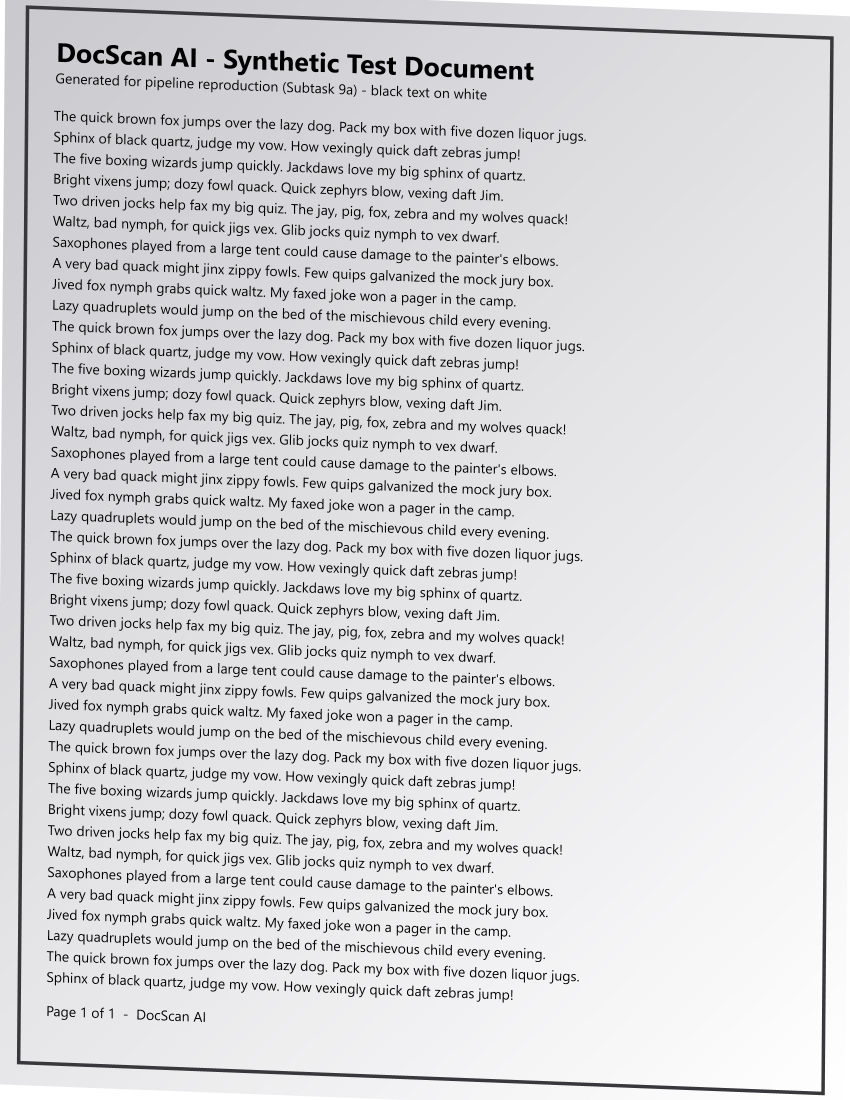
#> input picture app/src/main/assets/testdocs/test_page.jpg, 1700 x 2200 px (shown at 1/2 size)
$ python -i h48_sam_debug.py   (imports and definitions only)
#> lines starting #> are read from the running program, lines starting #| are printed output that depends on the picture; after the words box and inside, x2 and y2 are one past the last pixel; in counts of white or black regions, pixels touching at a corner belong together
#!/usr/bin/env python3
"""
H48b - why did SAM return the whole frame on the holdout?

The holdout photos are framed tightly on the book, so the standard "box prompt = whole frame"
gives SAM a box covering the entire scene and it segments the scene. The owner110 photos had
table margin around the book, which is why the same protocol worked there.

This prints, for a few photos:
  * the 3 SAM candidates for a full-frame box (area fraction + paper score);
  * the same for a centre box (60 % of the frame);
  * a model-free reference: Otsu-bright largest component's box and area.

Usage: python tooling\\h48_sam_debug.py --set holdout42 --images 20261115_192319,20261115_192403
"""
from __future__ import annotations

import argparse
import json
import sys
from pathlib import Path

import cv2
import numpy as np
from PIL import Image

sys.path.insert(0, str(Path(__file__).parent))
from h36_sam import SamOracle, paper_score  # noqa: E402


def otsu_box(gray: np.ndarray) -> tuple[tuple[int, int, int, int], float, bool]:
    """Bright region vs dark table. Returns box, area fraction, touches-frame."""
    h, w = gray.shape
#> h = 2200; w = 1700
    blur = cv2.GaussianBlur(gray, (0, 0), 3)
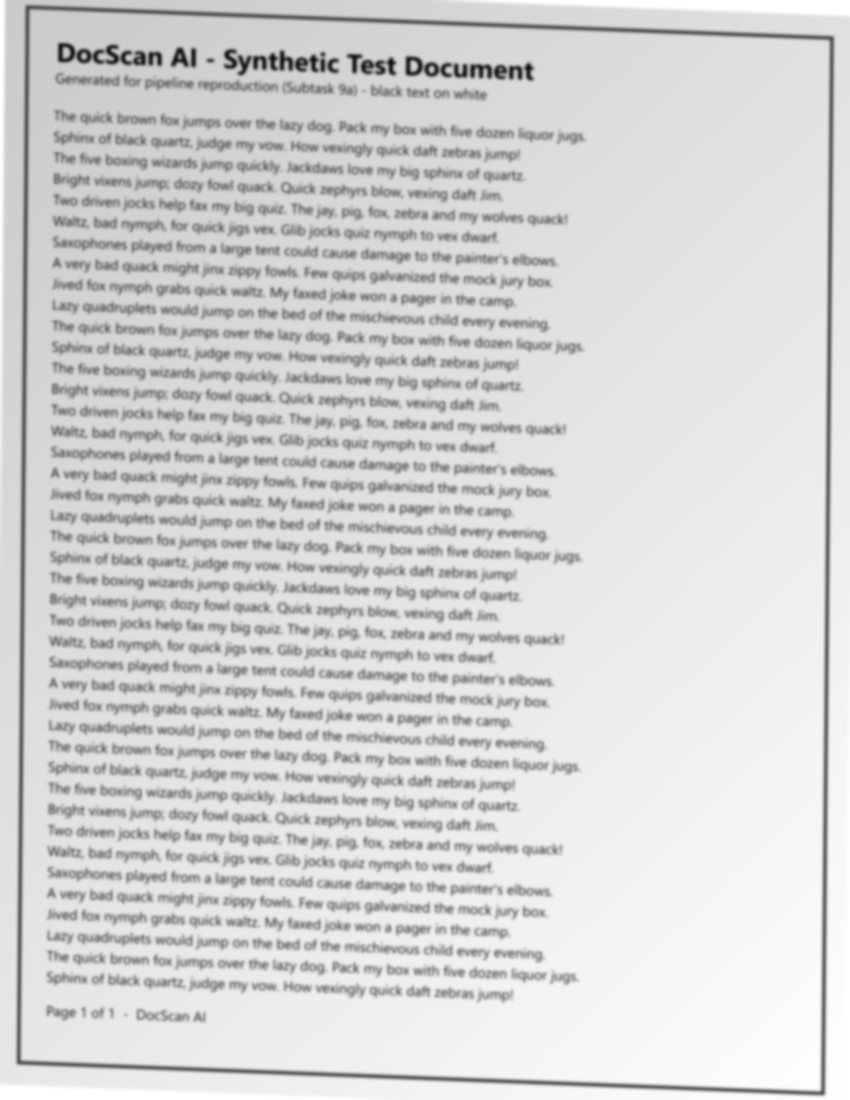
#> blur: shape (2200, 1700) (shown at 1/2 size); min 14, max 255, mean 213
    _, th = cv2.threshold(blur, 0, 255, cv2.THRESH_BINARY + cv2.THRESH_OTSU)
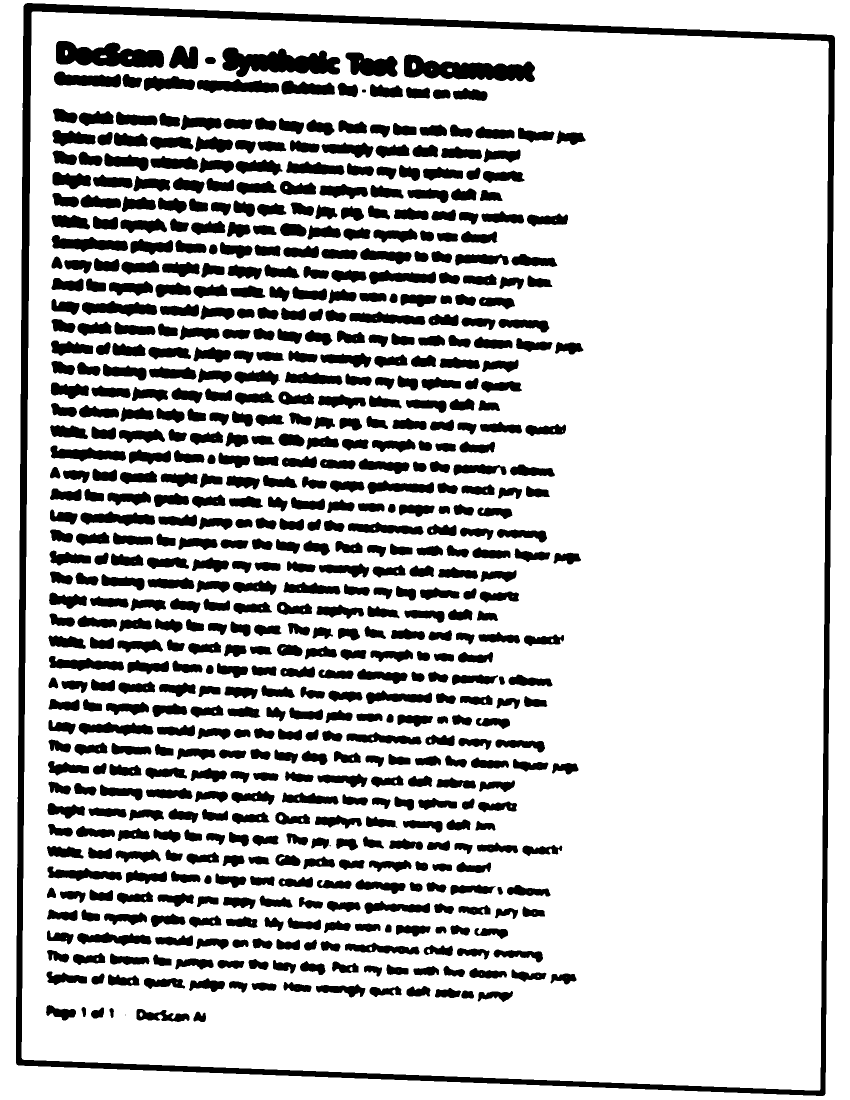
#> th: shape (2200, 1700) (shown at 1/2 size); 79.5% white; 627 black regions (2 under 20 px), largest, box (x1, y1, x2, y2) and area: (32, 6, 1670, 2192) 92515, (445, 95, 681, 154) 8621, (808, 109, 1070, 164) 8417
    th = cv2.morphologyEx(th, cv2.MORPH_CLOSE, np.ones((15, 15), np.uint8))
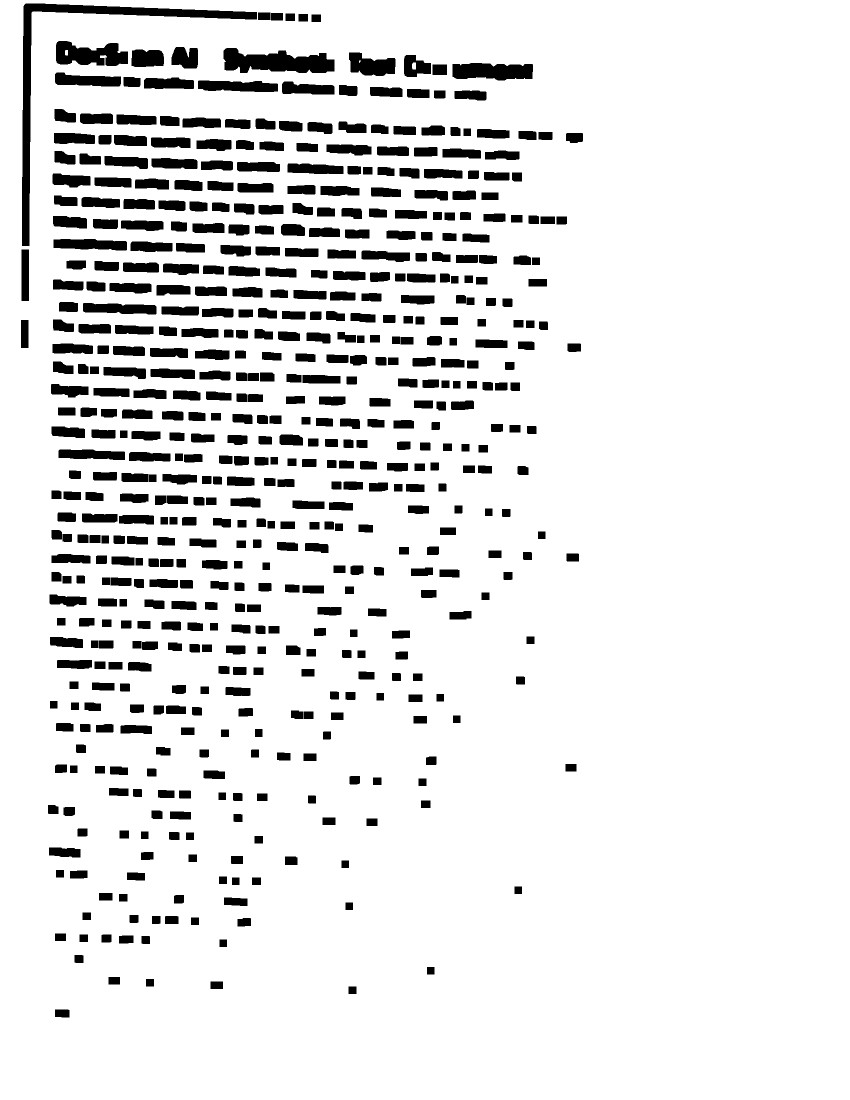
#> th: shape (2200, 1700) (shown at 1/2 size); 89.7% white; 568 black regions, largest, box (x1, y1, x2, y2) and area: (44, 7, 514, 492) 14609, (447, 96, 669, 146) 7543, (112, 82, 256, 132) 5023
    th = cv2.morphologyEx(th, cv2.MORPH_OPEN, np.ones((9, 9), np.uint8))
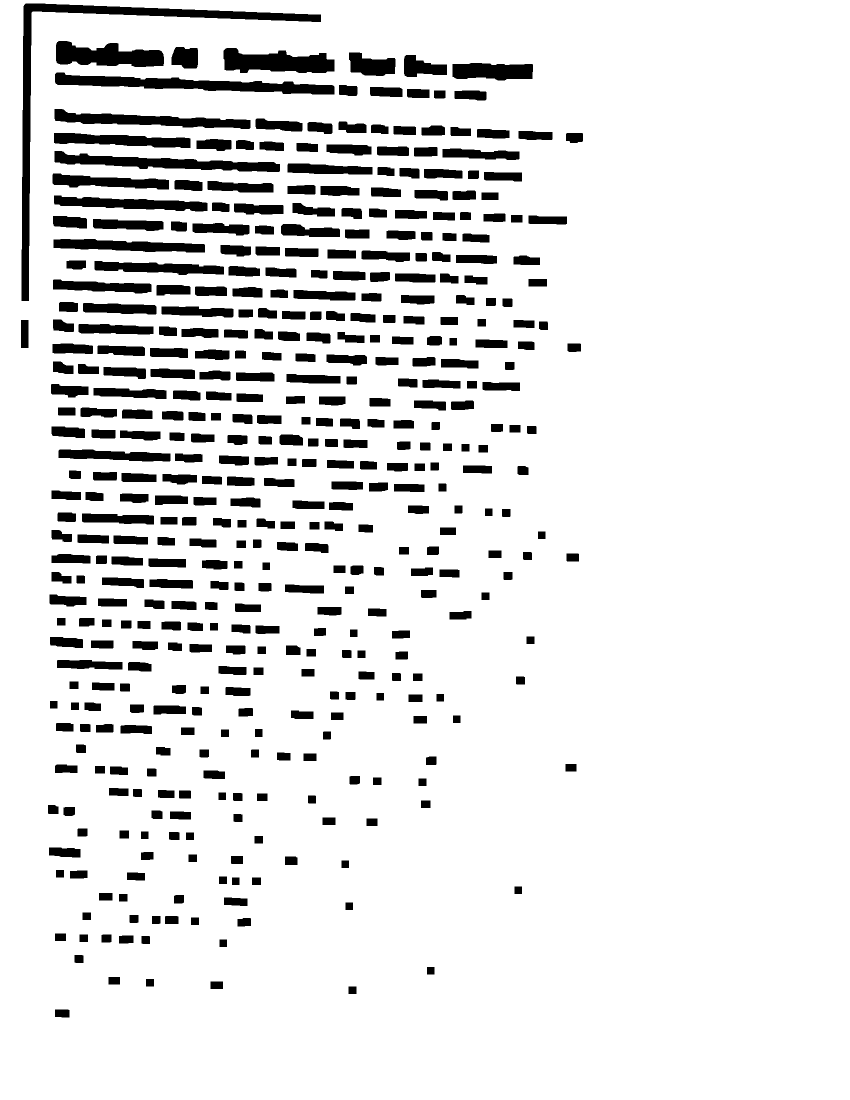
#> th: shape (2200, 1700) (shown at 1/2 size); 89.4% white; 439 black regions, largest, box (x1, y1, x2, y2) and area: (43, 7, 642, 602) 18150, (110, 145, 669, 189) 10884, (109, 302, 560, 344) 8430
    n, lab, stats, _ = cv2.connectedComponentsWithStats(th, 8)
#> n = 2; stats = [[42, 7, 1124, 2028, 395178], [0, 0, 1700, 2200, 3344822]]
    if n <= 1:
        return (0, 0, w, h), 1.0, True
    k = 1 + int(np.argmax(stats[1:, cv2.CC_STAT_AREA]))
#> k = 1
    x, y, bw, bh, area = stats[k]
#> x = 0; y = 0; bw = 1700; bh = 2200; area = 3344822
    touch = x <= 2 or y <= 2 or x + bw >= w - 2 or y + bh >= h - 2
#> touch = True
    return (int(x), int(y), int(x + bw), int(y + bh)), area / (w * h), touch


def candidates(oracle: SamOracle, pil: Image.Image, box) -> list[dict]:
    emb, wh = oracle.encode(pil)
    dec = oracle.decode_box(emb, box, wh)
    logits = dec[0]
    gray = np.asarray(pil.convert("L"), dtype=np.float32)
    out = []
    for k in range(logits.shape[0]):
        m = oracle._mask_to_image(logits[k] > 0.0, wh)
        out.append({"k": k, "area": round(float(m.sum()) / (wh[0] * wh[1]), 4),
                    "paper": round(float(paper_score(m, gray)), 3)})
    return out


def main() -> int:
    ap = argparse.ArgumentParser()
    ap.add_argument("--set", default="holdout42")
    ap.add_argument("--images", required=True)
    ap.add_argument("--limit", type=int, default=4)
    args = ap.parse_args()

    root = Path("app/src/androidTest/assets") / args.set
    names = [n.strip() for n in args.images.split(",") if n.strip()][:args.limit]
    oracle = SamOracle()
    print(f"providers: {oracle.providers}\n")

    for name in names:
        path = root / (name if name.endswith(".jpg") else name + ".jpg")
        pil = Image.open(path)
        w, h = pil.size
        g = np.asarray(pil.convert("L"))
        full = (0.0, 0.0, float(w), float(h))
        cx, cy = 0.2 * w, 0.2 * h
        centre = (cx, cy, 0.8 * w, 0.8 * h)
        obox, oarea, otouch = otsu_box(g)
        print(f"== {name}  {w}x{h}")
        print(f"   otsu bright: box {obox} area {oarea:.3f} touches_frame={otouch}")
        print(f"   full-frame box candidates: {candidates(oracle, pil, full)}")
        print(f"   centre box   candidates: {candidates(oracle, pil, centre)}")
    return 0


# [2 lines not run here, left out]

>>> import cv2
>>> picture = cv2.imread('../app/src/main/assets/testdocs/test_page.jpg', cv2.IMREAD_GRAYSCALE)
>>> result = otsu_box(picture)
#> result = ((0, 0, 1700, 2200), 0.894, True)
